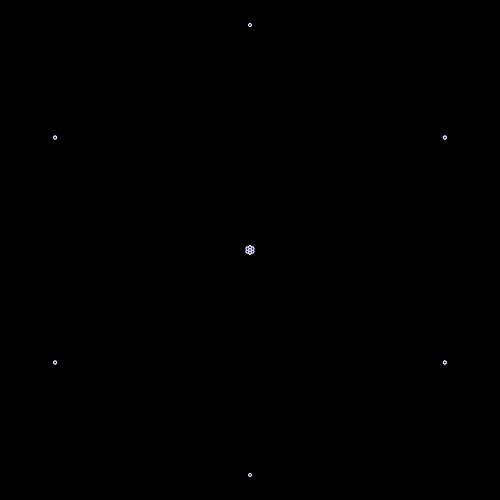
Frame 1 (no input)
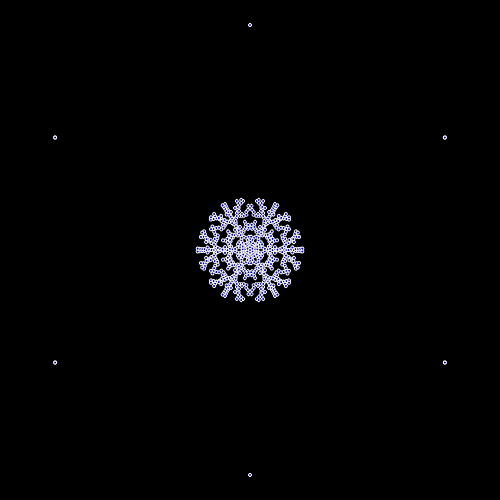
Frame 60 (no input)
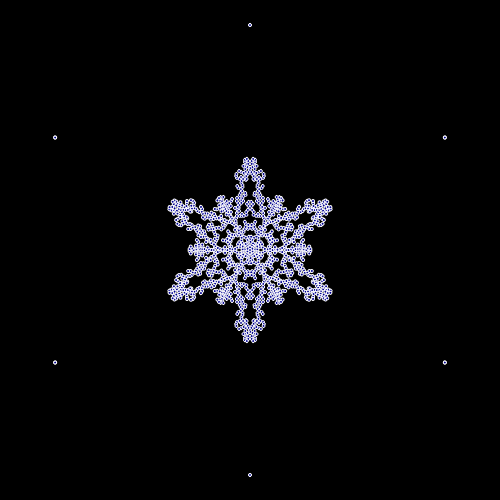
Frame 120 (the mouse pressed at the canvas centre since frame 60)

The p5.js sketch that drew these frames (run headless with seeded random() and noise() and a simulated clock; from frame 60 on, the mouse is pressed at the canvas centre):

// p5.js sketch
// ── sketch.js
snow = []
pos = []

function setup() {
  createCanvas(500,500);
  snow.push(new Snowflake(height/2, 0))
  //snow.push(new Snowflake())
}

function draw() {
  background(0);
  translate(width / 2, height / 2)
  rotate(-PI/2)
  for (let flake of snow) {
    while (!flake.finish() && !flake.end()) {
      flake.update()
    }
  }
  a = 0
  for(let i=0;i<6;i++){
    push()
    //scale(1, -1);
    rotate(a)
    scale(1, -1);
    for (let s of snow) {
      
      s.show()
      
    }
    a += TWO_PI / 6
    pop()
    
    
    push()
    
    rotate(-a)
    
    for (let s of snow) {
      s.show() 
    }
    pop()
    
  }
  
}
// ── snowflake.js
array = [[0,0]]

class Snowflake{
  constructor(){ //em python: def __init__()
    this.positionx = (width-width/10)/2
    this.x = this.positionx
    this.y = 0
    this.r = 3
  }
  
  finish(){
    for(let i=0;i<array.length;i++){
      let d = dist(array[i][0], array[i][1], this.x,this.y)
      if(d < this.r){
        array.push([this.x,this.y])
        
        this.x = this.positionx
        this.y = 0
        
        return true
      }
    }
    return false
  }
  
  end(){
    if(this.x <= 0){
      array.push([this.x,this.y])
        
      this.x = this.positionx
      this.y = 0
        
      return true
    }
  
  }
  
  update(){
    
    this.x -= 1
    this.y += random(-2,2)
    let pos = createVector(this.x,this.y)
    
    let angle = pos.heading()//captura o angulo
    let mags = pos.mag()
    
    angle = constrain(angle, 0, PI/6)//transforma o angulo em um numere entre 0 a PI/6, pois o angulo NÃO pode passa de 30 grasu radianos
    
    pos = p5.Vector.fromAngle(angle)
    pos.setMag(mags)
    
    this.x = pos.x
    this.y = pos.y
  }
  
  show(){
    fill(color(0,0,145))
    stroke(255)
    ellipse(this.x,this.y,this.r,this.r)
    for(let [x,y] of array){
      ellipse(x,y,this.r,this.r)
    }
  }
  
}
